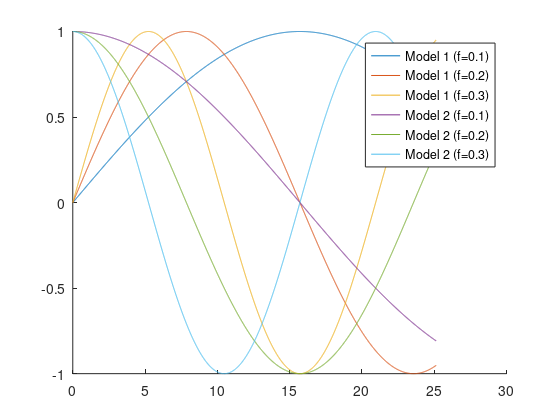
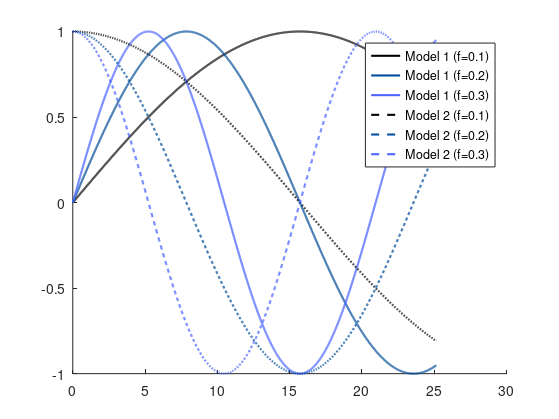
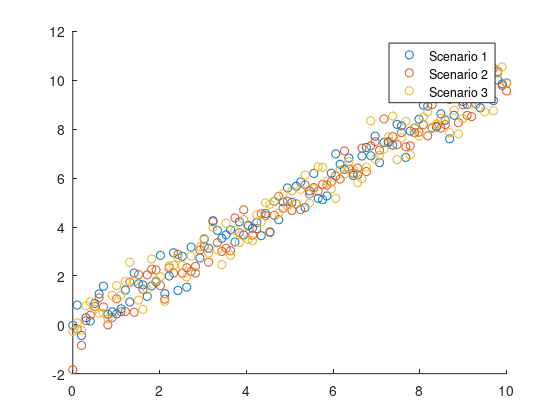
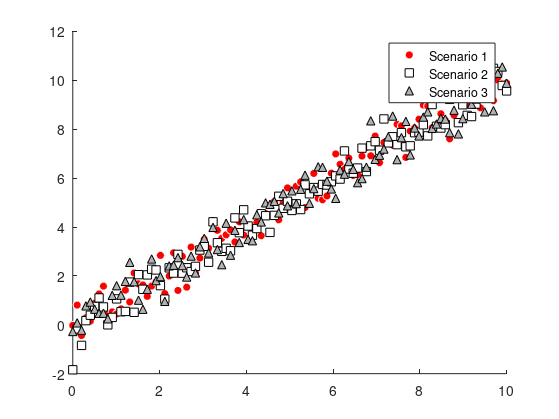

The MATLAB source for these figures, in order:
%% Data Visualization & Formatting
% Examples to go along with the workshop on Data Visualization &
% Formatting.


%% 1) Line plot

%--------------------------------------
% generate data for the plot
%--------------------------------------
t = 0.0:0.01:8 * pi;
x1 = sin(0.1 * t);
x2 = sin(0.2 * t);
x3 = sin(0.3 * t);

y1 = cos(0.1 * t);
y2 = cos(0.2 * t);
y3 = cos(0.3 * t);

%--------------------------------------
% Basic plot
%--------------------------------------
h = figure;
set(h, 'Visible', 'off');
hold on;

plot(t, x1);
plot(t, x2);
plot(t, x3);

plot(t, y1);
plot(t, y2);
plot(t, y3);

legend('Model 1 (f=0.1)', ...
       'Model 1 (f=0.2)', ...
       'Model 1 (f=0.3)', ...
       'Model 2 (f=0.1)', ...
       'Model 2 (f=0.2)', ...
       'Model 2 (f=0.3)')
   
% save figure as PDF (with whitespace removed)
set(h,'Units','Inches');
pos = get(h,'Position');
set(h, 'PaperPositionMode', 'Auto', 'PaperUnits', 'Inches', 'PaperSize', [pos(3), pos(4)])
print(h, 'matlab_line_bad', '-dpdf', '-r0');


%--------------------------------------
% Better plot
%--------------------------------------
h = figure;
set(h, 'Visible', 'off');
hold on;

plot(t, x1, 'Color', 'k', 'LineStyle', '-', 'LineWidth', 1.5);
plot(t, x2, 'Color', [0.0, 0.3, 0.6], 'LineStyle', '-', 'LineWidth', 1.5);
plot(t, x3, 'Color', [0.3, 0.4, 1.0], 'LineStyle', '-', 'LineWidth', 1.5);

plot(t, y1, 'Color', 'k', 'LineStyle', '--', 'LineWidth', 1.5);
plot(t, y2, 'Color', [0.0, 0.3, 0.6], 'LineStyle', '--', 'LineWidth', 1.5);
plot(t, y3, 'Color', [0.3, 0.4, 1.0], 'LineStyle', '--', 'LineWidth', 1.5);

legend('Model 1 (f=0.1)', ...
       'Model 1 (f=0.2)', ...
       'Model 1 (f=0.3)', ...
       'Model 2 (f=0.1)', ...
       'Model 2 (f=0.2)', ...
       'Model 2 (f=0.3)')
   
% save figure as PDF (with whitespace removed)
set(h,'Units','Inches');
pos = get(h,'Position');
set(h, 'PaperPositionMode', 'Auto', 'PaperUnits', 'Inches', 'PaperSize', [pos(3), pos(4)])
print(h, 'matlab_line_better', '-dpdf', '-r0');


%% 2) Scatter plot

%--------------------------------------
% generate data for the plot
%--------------------------------------
n = 100;
x = linspace(0, 10, 100);
y1 = x + 0.5 * randn(1, n);
y2 = x + 0.5 * randn(1, n);
y3 = x + 0.5 * randn(1, n);

%--------------------------------------
% Basic plot
%--------------------------------------
h = figure;
set(h, 'Visible', 'off');
hold on;

scatter(x, y1);
scatter(x, y2);
scatter(x, y3);

legend('Scenario 1', ...
       'Scenario 2', ...
       'Scenario 3')
   
% save figure as PDF (with whitespace removed)
set(h,'Units','Inches');
pos = get(h,'Position');
set(h, 'PaperPositionMode', 'Auto', 'PaperUnits', 'Inches', 'PaperSize', [pos(3), pos(4)])
print(h, 'matlab_scatter_bad', '-dpdf', '-r0');


%--------------------------------------
% Better plot
%--------------------------------------
h = figure;
set(h, 'Visible', 'off');
hold on;

scatter(x, y1, 'o', 'MarkerEdgeColor', 'w', 'MarkerFaceColor', 'r');
scatter(x, y2, 's', 'MarkerEdgeColor', 'k', 'MarkerFaceColor', 'w');
scatter(x, y3, '^', 'MarkerEdgeColor', 'k', 'MarkerFaceColor', [0.7, 0.7, 0.7]);

legend('Scenario 1', ...
       'Scenario 2', ...
       'Scenario 3')
   
% save figure as PDF (with whitespace removed)
set(h,'Units','Inches');
pos = get(h,'Position');
set(h, 'PaperPositionMode', 'Auto', 'PaperUnits', 'Inches', 'PaperSize', [pos(3), pos(4)])
print(h, 'matlab_scatter_better', '-dpdf', '-r0');
